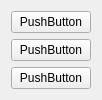
          <widget class="QWidget" name="scrollAreaWidgetContents_7">
           <property name="geometry">
            <rect>
             <x>0</x>
             <y>0</y>
             <width>98</width>
             <height>99</height>
            </rect>
           </property>
           <layout class="QVBoxLayout" name="verticalLayout_9">
            <item>
             <widget class="QPushButton" name="pushButton_55">
              <property name="sizePolicy">
               <sizepolicy hsizetype="Fixed" vsizetype="Fixed">
                <horstretch>0</horstretch>
                <verstretch>0</verstretch>
               </sizepolicy>
              </property>
              <property name="layoutDirection">
               <enum>Qt::LeftToRight</enum>
              </property>
              <property name="text">
               <string>PushButton</string>
              </property>
             </widget>
            </item>
            <item>
             <widget class="QPushButton" name="pushButton_56">
              <property name="sizePolicy">
               <sizepolicy hsizetype="Fixed" vsizetype="Fixed">
                <horstretch>0</horstretch>
                <verstretch>0</verstretch>
               </sizepolicy>
              </property>
              <property name="layoutDirection">
               <enum>Qt::LeftToRight</enum>
              </property>
              <property name="text">
               <string>PushButton</string>
              </property>
             </widget>
            </item>
            <item>
             <widget class="QPushButton" name="pushButton_57">
              <property name="sizePolicy">
               <sizepolicy hsizetype="Fixed" vsizetype="Fixed">
                <horstretch>0</horstretch>
                <verstretch>0</verstretch>
               </sizepolicy>
              </property>
              <property name="layoutDirection">
               <enum>Qt::LeftToRight</enum>
              </property>
              <property name="text">
               <string>PushButton</string>
              </property>
             </widget>
            </item>
           </layout>
          </widget>
